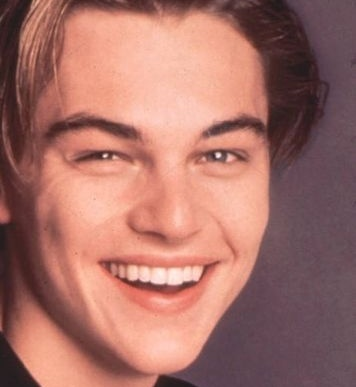
#> input picture dataset/Leonardo DiCaprio.jpg, 356 x 387 px; its folder holds 4 pictures in this run
$ python main2.py
#> lines starting #> are read from the running program, lines starting #| are printed output that depends on the picture
### src/InputGambar.py
import cv2
import os
import numpy as np
from faceallig import *

# LOAD FOLDER
def list_files(directory):
#> called with directory = '.\\dataset'
    list_of_files = [] # list of files
    for folder, direct, file in os.walk(directory):
        for filename in file: # for each file in folder
            list_of_files.append(os.path.join(folder, filename)) # add file to list
    return list_of_files

# WITH RAVEL(FLATTEN  IMG)-> matrix
def load_images_folder(folder):
    images = []
    for file in list_files(folder):
        images.append(load_images_file(file))
    return images

# LOAD IMAGE
def load_images_file(image):
#> called with image = 'dataset/Leonardo DiCaprio.jpg'
    img = faceAlignment(cv2.resize(cv2.imread(image, cv2.IMREAD_GRAYSCALE), (256, 256))) # resize image ke 256 x 256, convert to grayscale
    img = img.ravel() # flatten image
    img = np.array(img) # convert to numpy array
    return img

# WITHOUT RAVEL(FLATTEN IMG) -> list of matrix
# [5 lines left out: function load_images_folder2, not called in this run]

# NORMALIZE
def load_images_file2(image):
    img = cv2.resize(cv2.imread(image, cv2.IMREAD_GRAYSCALE), (256, 256)) # resize image ke 256 x 256, convert to grayscale
    return img

# RESIZE IMAGE
# [5 lines left out: function resize_images, not called in this run]

### src/faceallig.py
import cv2
import numpy as np
import math
from PIL import Image

def jarak(a, b): # calculate distance between 2 points
    return math.sqrt(((b[0] - a[0]) * (b[0] - a[0])) +\
                     ((b[1] - a[1]) * (b[1] - a[1])))

def findBiggest(faces): # find biggest face
    biggest = (0,0,0,0) # set biggest face
    maxArea = 0 # set max area
    for (x,y,w,h) in faces:
        area = w * h # calculate area
        if area > maxArea: # if area is bigger than max area
            biggest = (x,y,w,h) # set biggest face
            maxArea = area # set max area
    return biggest

def faceAlignment(img):
    face_detector = cv2.CascadeClassifier(cv2.data.haarcascades + "/haarcascade_frontalface_default.xml") # load face detector
    eye_detector = cv2.CascadeClassifier(cv2.data.haarcascades + "/haarcascade_eye.xml") # load eye detector
    face_coordinate = face_detector.detectMultiScale(img) # detect face
#> face_coordinate = [[32, 34, 182, 182]]
    eyes = eye_detector.detectMultiScale(img) # detect eyes
#> eyes = [[137, 84, 40, 40], [85, 92, 30, 30], [47, 80, 44, 44]]

    if (len(eyes) > 1): # if eyes detected
        if (len(eyes) > 2): # if more than 2 eyes detected
            ab = abs(eyes[0][1] - eyes[1][1]) # calculate distance between eyes
#> ab = 8
            bc = abs(eyes[1][1] - eyes[2][1])
#> bc = 12
            ac = abs(eyes[0][1] - eyes[2][1])
#> ac = 4
            if (ab < bc and ab < ac): # if eyes 1 and 2 are the closest
                eyes = np.delete(eyes, 2, 0) # delete eyes 3
            elif (bc < ab and bc < ac): # if eyes 2 and 3 are the closest
                eyes = np.delete(eyes, 0, 0) # delete eyes 1
            else:
                eyes = np.delete(eyes, 1, 0) # delete eyes 2
#> eyes = [[137, 84, 40, 40], [47, 80, 44, 44]]

        eye_1 = eyes[0] # set eye 1
#> eye_1 = [137, 84, 40, 40]
        eye_2 = eyes[1] # set eye 2
#> eye_2 = [47, 80, 44, 44]

        if eye_1[0] < eye_2[0]: # if eye 1 is on the left
            lEye = eye_1 # set left eye
            rEye = eye_2 # set right eye
        else:
            lEye = eye_2 # set left eye
#> lEye = [47, 80, 44, 44]
            rEye = eye_1 # set right eye
#> rEye = [137, 84, 40, 40]

        rEye_center = (rEye[0] + int(rEye[2] / 2), rEye[1] + int(rEye[3] / 2)) # calculate right eye center
#> rEye_center = (157, 104)
        lEye_center = (lEye[0] + int(lEye[2] / 2), lEye[1] + int(lEye[3] / 2)) # calculate left eye center
#> lEye_center = (69, 102)
        rEye_x = rEye_center[0] # get right eye x
#> rEye_x = 157
        rEye_y = rEye_center[1] # get right eye y
#> rEye_y = 104
        lEye_x = lEye_center[0] # get left eye x
#> lEye_x = 69
        lEye_y = lEye_center[1] # get left eye y
#> lEye_y = 102

        if lEye_y > rEye_y: # if left eye is on the top
            proyeksi = (rEye_x, lEye_y) # set proyeksi
            dir = -1 #rotate image clockwise
        else:
            proyeksi = (lEye_x, rEye_y) # set proyeksi
#> proyeksi = (69, 104)
            dir = 1 #rotate image counterclockwise

        a = jarak(lEye_center, proyeksi) # calculate distance between left eye and proyeksi
#> a = 2
        b = jarak(rEye_center, lEye_center) # calculate distance between right eye and left eye
#> b = 88.02
        c = jarak(rEye_center, proyeksi) # calculate distance between right eye and proyeksi
#> c = 88
        cos = (b*b + c*c - a*a)/(2*b*c) # calculate cos
#> cos = 1
        sudut = (np.arccos(cos) *180) / np.pi # calculate angle
#> sudut = 1.3

        if dir == -1: # if rotate image clockwise
            sudut = 90 - sudut # calculate angle
        else:
            angle = -(90-sudut) # calculate angle
#> angle = -88.7
        img = Image.fromarray(img) # convert image to PIL image
        img = np.array(img.rotate(dir * sudut)) # rotate image
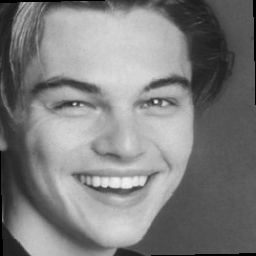
#> img: shape (256, 256); min 0, max 242, mean 126.3

    if len(face_coordinate) > 0: # if face detected
        face_x, face_y, face_w, face_h = findBiggest(face_coordinate) # get face coordinate
#> the loop in findBiggest, `for (x,y,w,h) in faces:` made 1 pass
#> (x, y, w, h, area, maxArea) on pass 1: (32, 34, 182, 182, 33124, 33124)
#> after the loop in findBiggest, `for (x,y,w,h) in faces:`: maxArea = 33124
#> face_x = 32; face_y = 34; face_w = 182; face_h = 182
        img = img[face_y:face_y + face_h, face_x:face_x + face_w] # crop face
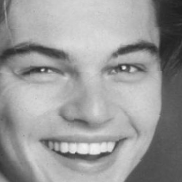
#> img: shape (182, 182); min 30, max 242, mean 154.3


    img = cv2.resize(img, (256,256)) # resize image
#> img: shape (256, 256)
#> pass 2 of the loop in load_images_folder, `for file in list_files(folder):`:
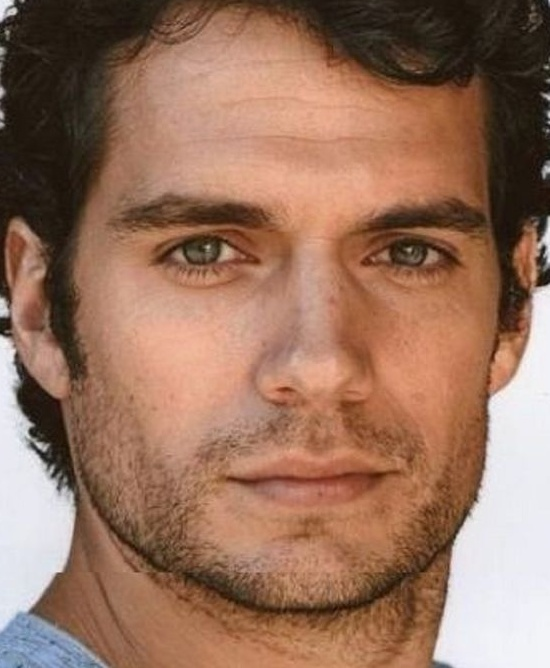
#> input picture dataset/Henry Cavil.jpg, 550 x 668 px
#> face_coordinate = [[43, 27, 198, 198]]
#> in faceAlignment (call 2), `eyes = eye_detector.detectMultiScale(img)`: eyes = [[168, 77, 40, 40], [68, 70, 53, 53]]
#> eye_1 = [168, 77, 40, 40]
#> eye_2 = [68, 70, 53, 53]
#> in faceAlignment (call 2), `rEye = eye_1`: rEye = [168, 77, 40, 40]
#> rEye_center = (188, 97)
#> lEye_center = (94, 96)
#> rEye_x = 188
#> rEye_y = 97
#> lEye_x = 94
#> lEye_y = 96
#> proyeksi = (94, 97)
#> a = 1
#> b = 94.01
#> c = 94
#> sudut = 0.61
#> angle = -89.39
#> in faceAlignment (call 2), `img = np.array(img.rotate(dir * sudut))`:
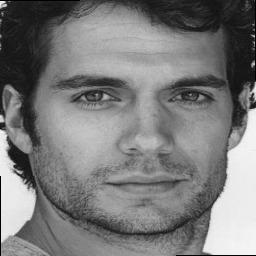
#> img: shape (256, 256); min 0, max 247, mean 122.7
#> the loop in findBiggest (call 2), `for (x,y,w,h) in faces:` made 1 pass
#> (x, y, w, h, area, maxArea) on pass 1: (43, 27, 198, 198, 39204, 39204)
#> face_x = 43; face_y = 27; face_w = 198
#> in faceAlignment (call 2), `img = img[face_y:face_y + face_h, face_x:face_x + face_w]`:
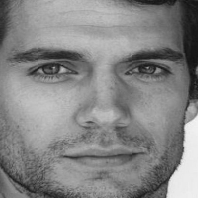
#> img: shape (198, 198); min 17, max 244, mean 132.4
#> pass 3 of the loop in load_images_folder, `for file in list_files(folder):`:
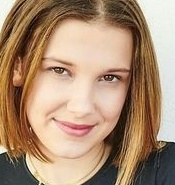
#> input picture dataset/Millie Bobby Brown.jpg, 175 x 185 px
#> face_coordinate = [[28, 34, 186, 186]]
#> in faceAlignment (call 3), `eyes = eye_detector.detectMultiScale(img)`: eyes = [[71, 80, 38, 38], [140, 90, 39, 39], [65, 154, 22, 22], [61, 149, 35, 35]]
#> ab = 10
#> bc = 64
#> ac = 74
#> in faceAlignment (call 3), `eyes = np.delete(eyes, 2, 0)`: eyes = [[71, 80, 38, 38], [140, 90, 39, 39], [61, 149, 35, 35]]
#> eye_1 = [71, 80, 38, 38]
#> eye_2 = [140, 90, 39, 39]
#> in faceAlignment (call 3), `lEye = eye_1`: lEye = [71, 80, 38, 38]
#> in faceAlignment (call 3), `rEye = eye_2`: rEye = [140, 90, 39, 39]
#> rEye_center = (159, 109)
#> lEye_center = (90, 99)
#> rEye_x = 159
#> rEye_y = 109
#> lEye_x = 90
#> lEye_y = 99
#> proyeksi = (90, 109)
#> a = 10
#> b = 69.72
#> c = 69
#> cos = 0.99
#> sudut = 8.25
#> angle = -81.75
#> in faceAlignment (call 3), `img = np.array(img.rotate(dir * sudut))`:
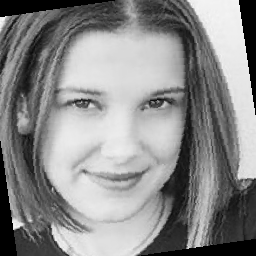
#> img: shape (256, 256); min 0, max 250, mean 137.5
#> face_x = 28; face_y = 34; face_w = 186
#> in faceAlignment (call 3), `img = img[face_y:face_y + face_h, face_x:face_x + face_w]`:
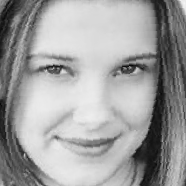
#> img: shape (186, 186); min 9, max 245, mean 159.1
#> the loop made 4 passes; the first 3 are shown

    return img

### src/eigen.py
import numpy as np
from Normalize import *

# QR Decomposition
def QR_Decomposition(matrix):
    n, m = matrix.shape # get the shape of A

    Q = np.empty((n, n)) # initialize matrix Q
    u = np.empty((n, n)) # initialize matrix u

    u[:, 0] = matrix[:, 0]
    Q[:, 0] = u[:, 0] / Normalize(u[:, 0])

    for i in range(1, n):
        u[:, i] = matrix[:, i]
        for j in range(i):
            u[:, i] -= (matrix[:, i] @ Q[:, j]) * Q[:, j] # get each u vector

        Q[:, i] = u[:, i] / Normalize(u[:, i]) # compute each e vetor

    R = np.zeros((n, m))
    for i in range(n):
        for j in range(i, m):
            R[i, j] = matrix[:, j] @ Q[:, i]

    return Q, R

# mengeluarkan eigen value
# [8 lines left out: function eigVal, not called in this run]

# mengeluarkan eigen vector
def eigVec(matrix):
    pQ = np.eye(matrix.shape[0]) # initialize matrix Q
    X = np.copy(matrix) # copy matrix
    for i in range(10): # loop 10x
        Q, R = QR_Decomposition(X) # get Q and R from QR Decomposition
        pQ = pQ @ Q
        X = R @ Q
    return pQ # return eigen vector

### src/Normalize.py
import numpy as np

def Normalize(matrix): # normalize matrix
    matrix = np.square(matrix) # square matrix
    matrix = np.sum(matrix) # sum matrix
    matrix = np.sqrt(matrix) # square root matrix
    return matrix

### src/main2.py
from InputGambar import *
import numpy as np
from PIL import Image
from eigen import *
import cv2
import timeit

# START TIMER
start = timeit.default_timer()

# DATASET
S = np.array(load_images_folder(".\dataset"))
H = np.transpose(S)
mean = np.mean(S, axis=0) # Calculate mean of images
meanimage = mean.reshape(256, 256)
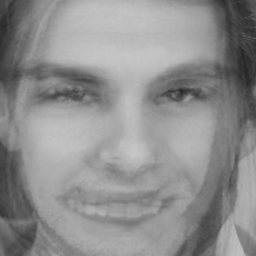
#> meanimage: shape (256, 256) float64; min 37.5, max 198.8, mean 142.7
sel = np.array(abs(S - mean))# Calculate difference between images and mean
trans = np.transpose(sel)
cov = np.array(np.matmul(sel, trans))# Calculate covariance of difference
cov = cov/len(cov)
eigenvector = np.array(eigVec(cov)) # Calculate eigen vector of covariance

for i in range(len(eigenvector)):
    norm = Normalize(eigenvector[i])
    eigenvector[i] = eigenvector[i]/norm

eigenfaces = np.array(np.matmul(eigenvector.T, sel)) # Calculate eigen face
weight = np.array(np.matmul(eigenfaces, sel.T))


# TEST(INPUT)
test = '.\Zendaya13_1806.jpg'
TestFace = np.array(load_images_file(test))
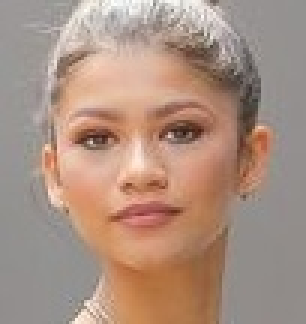
#> input picture src/test/Zendaya13_1806.jpg, 102 x 108 px, found by its file name (shown 3 times larger)
#> in faceAlignment (call 5), `face_coordinate = face_detector.detectMultiScale(img)`: face_coordinate = [[24, 33, 186, 186]]
#> in faceAlignment (call 5), `face_coordinate = face_detector.detectMultiScale(img)`:
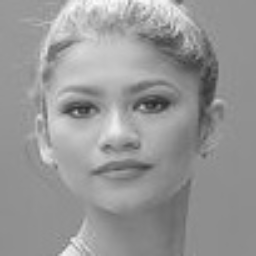
#> img: shape (256, 256); min 34, max 252, mean 150.8
#> in faceAlignment (call 5), `eyes = eye_detector.detectMultiScale(img)`: eyes = [[96, 14, 30, 30], [131, 26, 24, 24], [125, 83, 42, 42], [57, 88, 44, 44], [193, 144, 21, 21]]
#> in faceAlignment (call 5), `ab = abs(eyes[0][1] - eyes[1][1])`: ab = 12
#> in faceAlignment (call 5), `bc = abs(eyes[1][1] - eyes[2][1])`: bc = 57
#> in faceAlignment (call 5), `ac = abs(eyes[0][1] - eyes[2][1])`: ac = 69
#> in faceAlignment (call 5), `eyes = np.delete(eyes, 2, 0)`: eyes = [[96, 14, 30, 30], [131, 26, 24, 24], [57, 88, 44, 44], [193, 144, 21, 21]]
#> in faceAlignment (call 5), `eye_1 = eyes[0]`: eye_1 = [96, 14, 30, 30]
#> in faceAlignment (call 5), `eye_2 = eyes[1]`: eye_2 = [131, 26, 24, 24]
#> in faceAlignment (call 5), `lEye = eye_1`: lEye = [96, 14, 30, 30]
#> in faceAlignment (call 5), `rEye = eye_2`: rEye = [131, 26, 24, 24]
#> in faceAlignment (call 5), `rEye_center = (rEye[0] + int(rEye[2] / 2), rEye[1] + int(rEye[3] / 2))`: rEye_center = (143, 38)
#> in faceAlignment (call 5), `lEye_center = (lEye[0] + int(lEye[2] / 2), lEye[1] + int(lEye[3] / 2))`: lEye_center = (111, 29)
#> in faceAlignment (call 5), `rEye_x = rEye_center[0]`: rEye_x = 143
#> in faceAlignment (call 5), `rEye_y = rEye_center[1]`: rEye_y = 38
#> in faceAlignment (call 5), `lEye_x = lEye_center[0]`: lEye_x = 111
#> in faceAlignment (call 5), `lEye_y = lEye_center[1]`: lEye_y = 29
#> in faceAlignment (call 5), `proyeksi = (lEye_x, rEye_y)`: proyeksi = (111, 38)
#> in faceAlignment (call 5), `a = jarak(lEye_center, proyeksi)`: a = 9
#> in faceAlignment (call 5), `b = jarak(rEye_center, lEye_center)`: b = 33.24
#> in faceAlignment (call 5), `c = jarak(rEye_center, proyeksi)`: c = 32
#> in faceAlignment (call 5), `cos = (b*b + c*c - a*a)/(2*b*c)`: cos = 0.963
#> in faceAlignment (call 5), `sudut = (np.arccos(cos) *180) / np.pi`: sudut = 15.71
#> in faceAlignment (call 5), `angle = -(90-sudut)`: angle = -74.29
#> in faceAlignment (call 5), `img = np.array(img.rotate(dir * sudut))`:
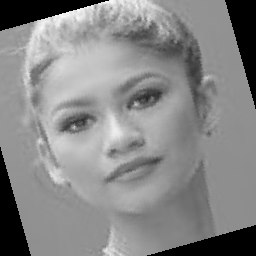
#> img: shape (256, 256); min 0, max 252, mean 135.1
#> in faceAlignment (call 5), `face_x, face_y, face_w, face_h = findBiggest(face_coordinate)`: face_x = 24; face_y = 33
#> in faceAlignment (call 5), `img = img[face_y:face_y + face_h, face_x:face_x + face_w]`:
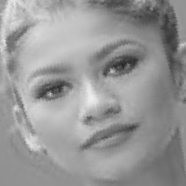
#> img: shape (186, 186); min 34, max 237, mean 151
selisihface = np.array(abs(TestFace - mean))
selisihfaces = selisihface.reshape(65536, 1)
weighttest = np.array(np.matmul(eigenfaces, selisihfaces))

a = np.array(np.square(weight - weighttest))
b = np.sum(a, axis=0)
euclidean = np.sqrt(b)

# MENGELUARKAN INDEX GAMBAR YANG SAMA(DISTANCE TERKECIL)
minus = min(euclidean)
def searchIndex (L, minus):
#> called with L = array of shape (4,), minus = 17022237.5
    for i in range (len(L)):
        if (L[i] == minus):
            return i+1
index = searchIndex(euclidean, minus)
print(index)

# MENGELUARKAN GAMBAR YANG SAMA (RGB)
for i in range(len(S)):
    if i == index-1:
        S = S[i].reshape(256, 256)
        S_rgb = cv2.cvtColor(S, cv2.COLOR_BGR2RGB)
        image = Image.fromarray(S_rgb)
        image.show()

# STOP TIMER
stop = timeit.default_timer()
total = stop - start
mins, secs = divmod(total, 60)
hours, mins = divmod(mins, 60)

# MENGELUARKAN WAKTU EKSEKUSI
print("Time: %d:%02d:%02d" % (hours, mins, secs))
